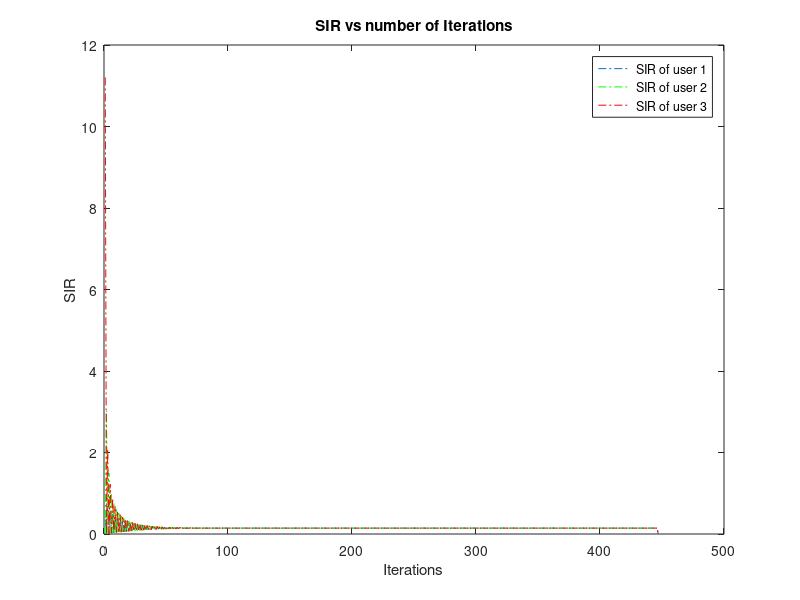
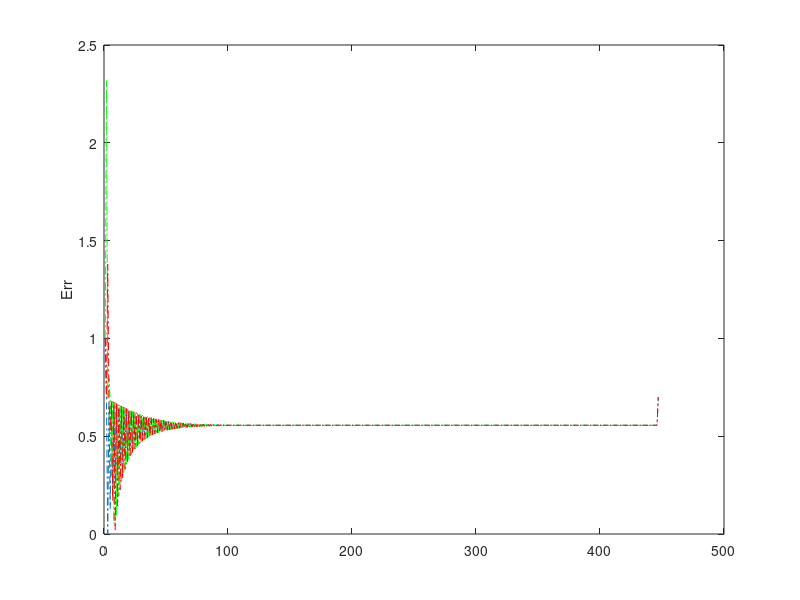

These figures' MATLAB source, in order:
%Author: li.lu
%email: lte_a@qq.com
%Discription: This code is a simulation of L users Distributed Power Control
%algorithm used in OFDM networks. The difference to CDMA is that intra-cell
%interference. This code uses the sources of Alex Dytso(email:
%odytso2@uic.edu) and the words from book "Power Control in Wireless
%Cellular Networks"(by Mung Chiang). Thanks to both authors. 

%Discription: This code is a simulation of K user Distributed Power Control
%Algorithm:  Distributive Power control

%%
clc, clear all, clf


%%%%%%%%%%%%%%%%%%%%%%%%%%%%%%%%%%%%%%%%%%%%%%%%%%%%%%%%%%%%%%%%%%%%%%%%%%%
% System parameter initialization
% L: number of users.
% G: channel gain of amplitude. 
% delta: belonging 
% F: nonnegative matrix. F_{lj} = G_{lj} if l ~= j, and F_{lj} = 0 if l = j
% v: nonnegative vector. v_l = 1/G_{ll}
% pmax: upper bound of the total power constraints.
%%%%%%%%%%%%%%%%%%%%%%%%%%%%%%%%%%%%%%%%%%%%%%%%%%%%%%%%%%%%%%%%%%%%%%%%%%%

L = 3;
G = zeros(L,L);
F = zeros(L,L);
v = zeros(L,1);
N=0.01*ones(L,1); % Noise power at each receiver 
% specify required SIR levels at each receiver
Gamm=[0.7;0.7 ; 0.7]; %target SIR at each receiver
pmax = 0.5; %unit mW
%%

%init G
for l = 1:1:L
    for j = 1:1:L
        if l~= j
            G(l,j) = rand(1,1);
        else
            G(l,j) = rand(1,1);
        end
    end
end
%%

%init F v
for l = 1:1:L
    for j = 1:1:L
        if l ~= j
            F(l,j) = G(l,j)/G(l,l);
        else
            F(l,j) = 0;
        end
    end
    v(l) = N(l)*Gamm(l)/G(l,l);
end





P=pmax*ones(L,1); % initial transmit Power
a=diag(G);D=diag(a);
SIR=D*P./(F*D*P+N);



%algorithm starts here
iterations=1;
Err=ones(L,1); %some initial error value  
while max(Err)>0.01  % I choose maximum erro to be a divergence criteria
     
    P=(Gamm./SIR(:,iterations)).*P; % New power used by transmitters
    iterations=iterations+1;
    SIR(:,iterations)=D*P./(F*D*P+N);% new SIR
    
    Err(:,iterations)=abs(Gamm- SIR(:,iterations)); %error
   
    
    
end
    
%ploting 

x=1:iterations
figure(1)
plot(x,SIR(1,:),'-.',x,SIR(2,:),'-.g',x,SIR(3,:),'-.r')
 xlabel('Iterations')
 ylabel('SIR')
 title('SIR vs number of Iterations');
     legend(' SIR of user 1',' SIR of user 2',' SIR of user 3');

figure(2)
plot(x,Err(1,:),'-.',x,Err(2,:),'-.g',x,Err(3,:),'-.r')
 ylabel('Err')


